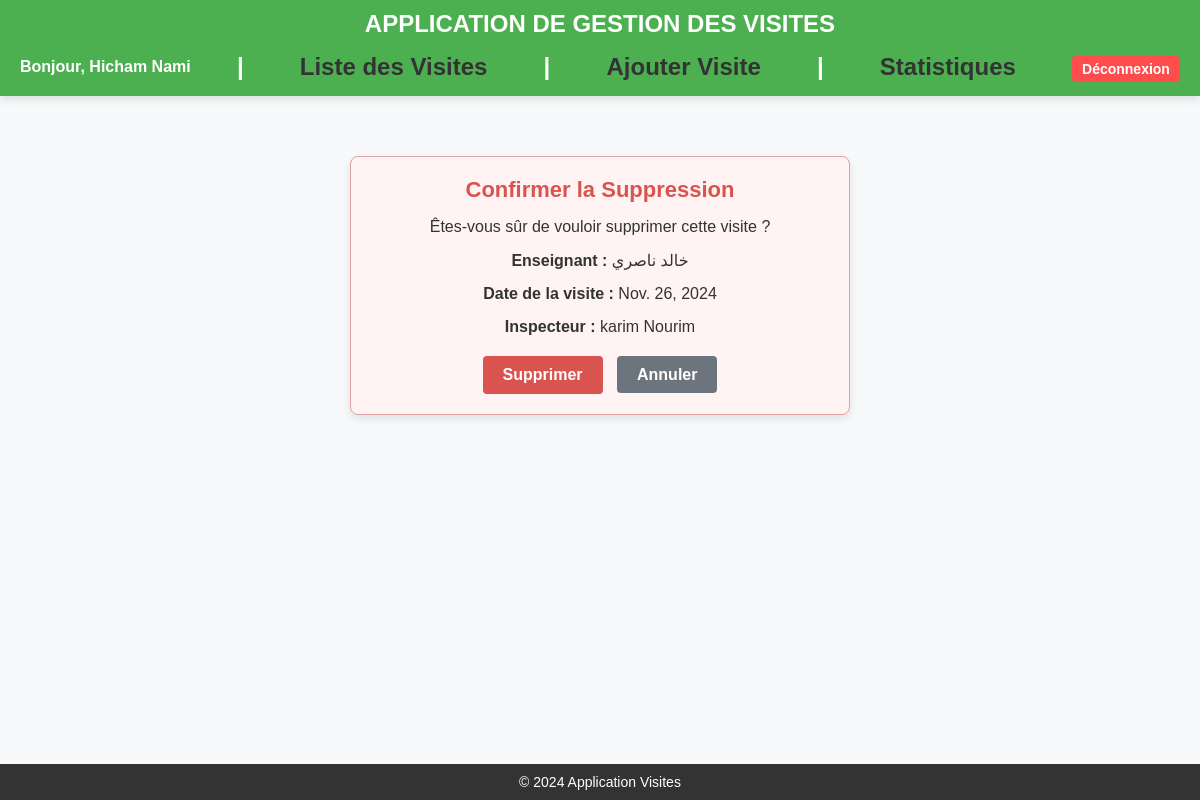
Before: /supprimer-visite/46/ (signed in) with the older database file.
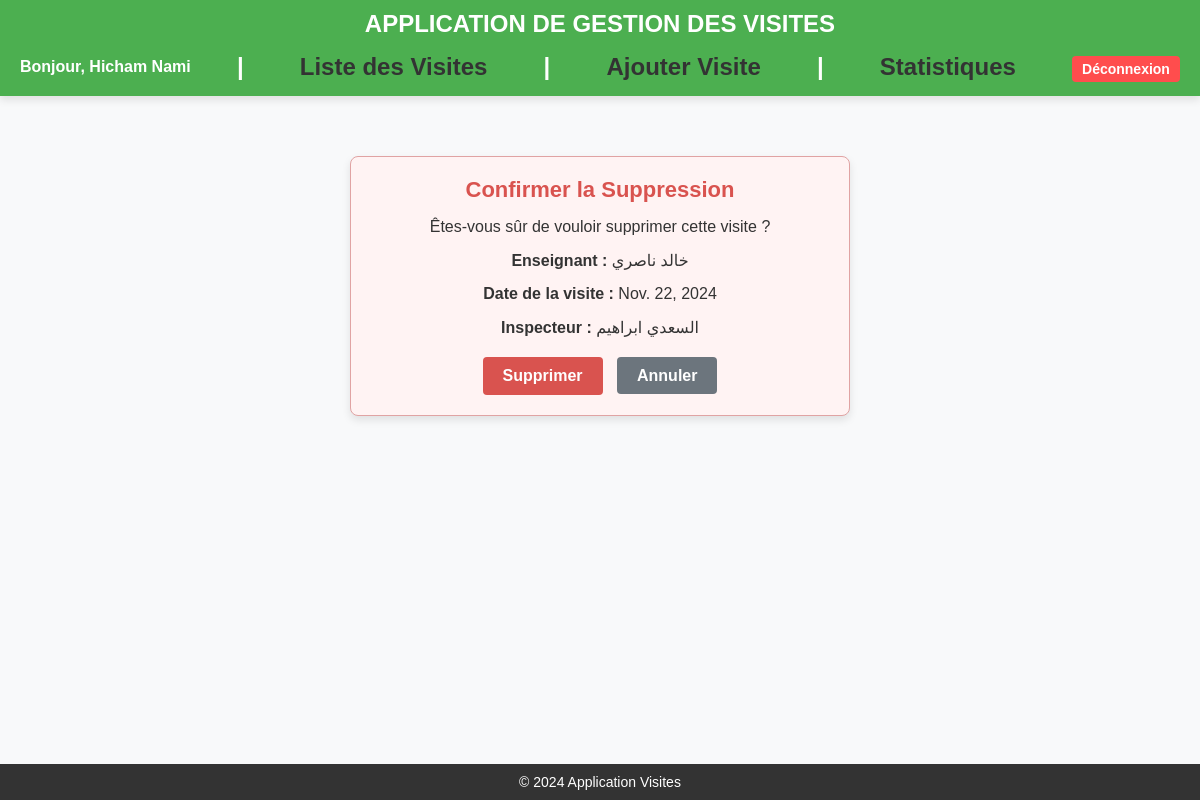
After: the same page with the newer database file.
### inspections/models.py (models this page shows, shortened)
class Visite(models.Model):
    enseignant_visite = models.ForeignKey(Personnel, on_delete=models.CASCADE, related_name="visites")
    som_inspecteur = models.CharField(max_length=20)
    nom_inspecteur = models.CharField(max_length=100)
    som_premier_accompagnateur = models.CharField(max_length=20, blank=True, null=True)
    nom_premier_accompagnateur = models.CharField(max_length=100, blank=True, null=True)
    etab_premier_accompagnateur = models.CharField(max_length=100, blank=True, null=True)
    som_deuxieme_accompagnateur = models.CharField(max_length=20, blank=True, null=True)
    nom_deuxieme_accompagnateur = models.CharField(max_length=100, blank=True, null=True)
    etab_deuxieme_accompagnateur = models.CharField(max_length=100, blank=True, null=True)
    date_visite = models.DateField()
    heure_visite = models.TimeField()
    centre_visite = models.CharField(max_length=100)
    STATUS_CHOICES = [
        ('Programmée', 'Programmée'),
        ('Annulée', 'Annulée'),
    ]
    status = models.CharField(
        max_length=20,
        choices=STATUS_CHOICES,
        default='Programmée'
    )
    class Meta:
        permissions = [
            ("print_visite", "Can print visite"),
        ]

class Personnel(models.Model):
    som_enseignant = models.CharField(max_length=20, unique=True)
    cin_enseignant = models.CharField(max_length=20)
    nom_enseignant = models.CharField(max_length=100)
    cadre_enseignant = models.CharField(max_length=100)
    date_affect_enseignant = models.DateField()
    code_etab_enseignant = models.CharField(max_length=20)
    etab_enseignant = models.CharField(max_length=100)
    specialite_enseignant = models.CharField(max_length=100)
    cycle_enseignant = models.CharField(max_length=50)

### inspections/views.py (the view)
# urls.py: path('supprimer-visite/<int:id>/', views.supprimer_visite, name='supprimer_visite'),  # URL pour supprimer une visite
@permission_required('inspections.delete_visite', raise_exception=True)
def supprimer_visite(request, id):
    visite = get_object_or_404(Visite, id=id)
    if request.method == 'POST':
        visite.delete()  # Supprime la visite de la base de données
        return redirect('liste_visites')  # Redirige vers la liste des visites après suppression
    return render(request, 'supprimer_visite.html', {'visite': visite})

### inspections/templates/supprimer_visite.html (shortened to what this page needs)
{% extends 'base.html' %}
{% block content %}
<div class="delete-container">
    <h2>Confirmer la Suppression</h2>
    <p>Êtes-vous sûr de vouloir supprimer cette visite ?</p>
    <p><strong>Enseignant :</strong> {{ visite.enseignant_visite.nom_enseignant }}</p>
    <p><strong>Date de la visite :</strong> {{ visite.date_visite }}</p>
    <p><strong>Inspecteur :</strong> {{ visite.nom_inspecteur }}</p>
    <div class="delete-actions">
        <form method="post" style="display: inline;">
            <button type="submit" class="btn btn-delete">Supprimer</button>
        </form>
        <a href="{% url 'liste_visites' %}" class="btn btn-cancel">Annuler</a>
    </div>
</div>
{% endblock %}

Changed rows visible on the page:
changed Visite "خالد ناصري": date_visite "Nov. 26, 2024" → "Nov. 22, 2024"; nom_inspecteur "karim Nourim" → "السعدي ابراهيم"
